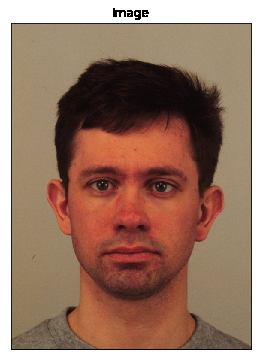
#> input picture Mean And Median Filter/b.png, 261 x 360 px
$ python 'mean filter.py'
#> lines starting #> are read from the running program, lines starting #| are printed output that depends on the picture
#mean filter
import cv2
import numpy as np
from matplotlib import pyplot as plt

img = cv2.imread('b.png',0)
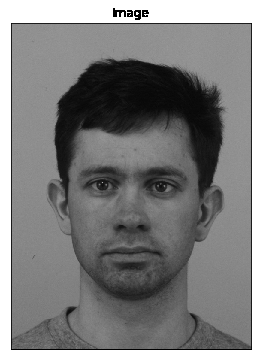
#> img: shape (360, 261); min 0, max 255, mean 126.7
cv2.imshow(' Sagar Grey scale',img)
blur = cv2.blur(img, (5, 5))
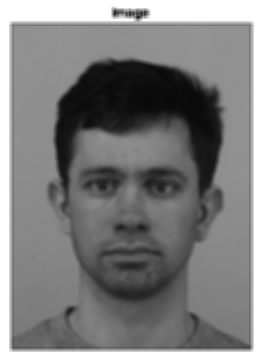
#> blur: shape (360, 261); min 9, max 255, mean 126.7


# display image
#cv2.imshow('Mean Filter Processing Sagar Dahal',blur)
# save image to disk
cv2.imwrite(' Sagar  mean processed_image .png ', blur)
# pause the execution of the script until a key on the keyboard is pressed
cv2.waitKey(0)
